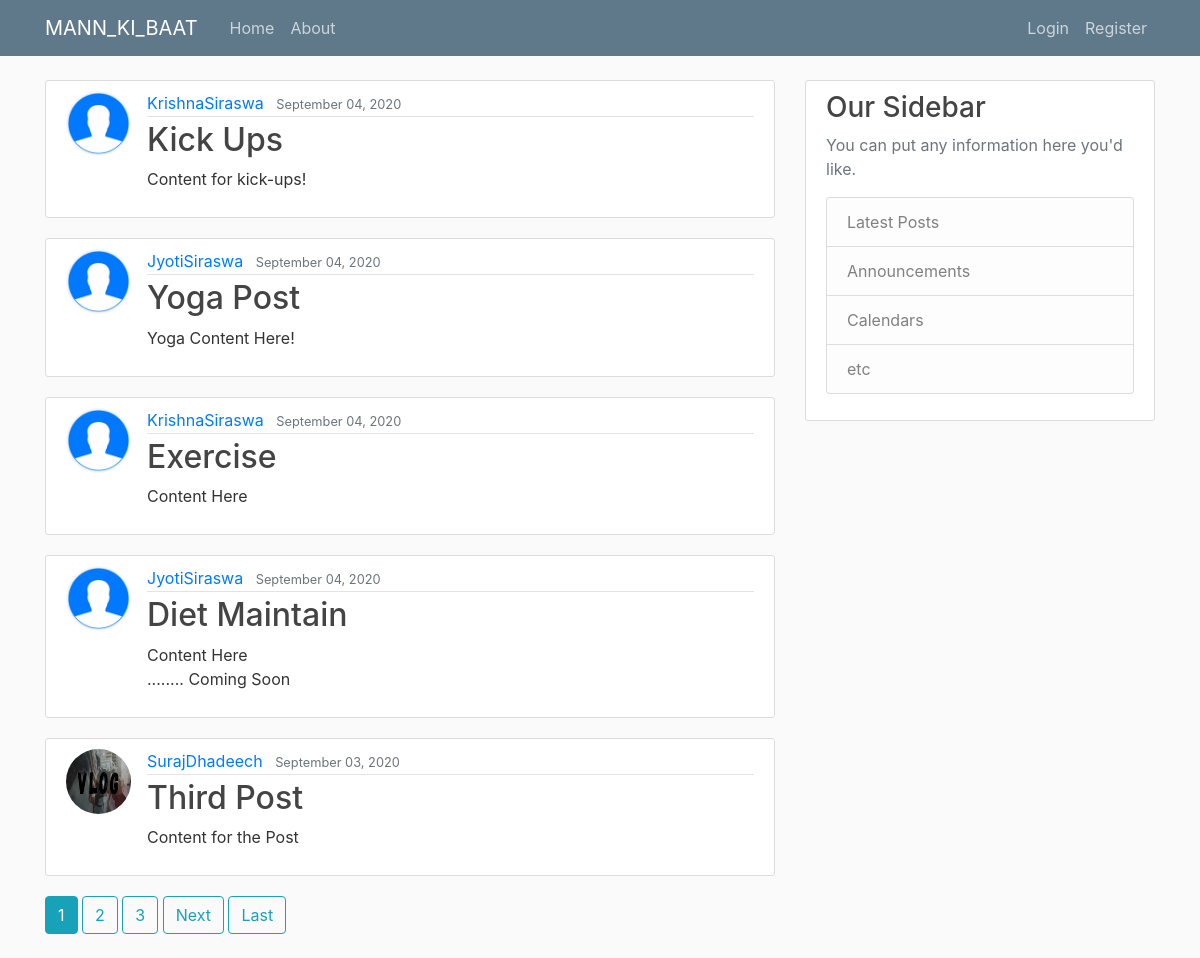
The page / on the database its author committed.
### blog/models.py (models this page shows, shortened)
class Post(models.Model):
    title = models.CharField(max_length=100)
    content = models.TextField()
    date_posted = models.DateTimeField(default=timezone.now)
    author = models.ForeignKey(User, on_delete=models.CASCADE)

### users/models.py (models this page shows, shortened)
class Profile(models.Model):
    user = models.OneToOneField(User, on_delete=models.CASCADE)
    image = models.ImageField(default='default.png', upload_to='profile_pics')

### blog/views.py (the view)
# urls.py: path('', PostListView.as_view(), name='blog-home'),
class PostListView(ListView):
    model = Post
    template_name = 'blog/home.html'  # <app>/<model>_<viewtype>.html
    context_object_name = 'posts'  # By-default name of the variable is : 'object_list'
    ordering = ['-date_posted']  # changing the order of Querying the database.(Means By doing this the latest post will be at the top!)
    paginate_by = 5

### blog/templates/blog/home.html (shortened to what this page needs)
{% extends "blog/base.html" %}
{% block content %}
    {% for post in posts %}
        <article class="media content-section">
          <img class="rounded-circle article-img" src="{{ post.author.profile.image.url }}">
          <div class="media-body">
            <div class="article-metadata">
              <a class="mr-2" href="{% url 'user-posts' post.author.username %}">{{ post.author }}</a>
              <small class="text-muted">{{ post.date_posted|date:"F d, Y" }}</small>
            </div>
            <h2><a class="article-title" href="{% url 'post-detail' post.id %}">{{ post.title }}</a></h2>
            <p class="article-content">{{ post.content }}</p>
          </div>
        </article>
    {% endfor %}
    {% if is_paginated %}
        {% for num in page_obj.paginator.page_range %}
            {% if page_obj.number == num %}
                <a class="btn btn-info mb-4" href="?page={{ num }}">{{ num }}</a>
            {% elif num > page_obj.number|add:'-3' and num < page_obj.number|add:'3' %}
                <a class="btn btn-outline-info mb-4" href="?page={{ num }}">{{ num }}</a>
            {% endif %}
        {% endfor %}
        {% if page_obj.has_next %}
            <a class="btn btn-outline-info mb-4" href="?page={{ page_obj.next_page_number }}">Next</a>
            <a class="btn btn-outline-info mb-4" href="?page={{ page_obj.paginator.num_pages }}">Last</a>
        {% endif %}
    {% endif %}
{% endblock content %}

### blog/templates/blog/base.html (shortened to what this page needs)
{% load static %}
<!DOCTYPE html>
<html lang="en">
<head>
    <link rel="stylesheet" href="https://maxcdn.bootstrapcdn.com/bootstrap/4.0.0/css/bootstrap.min.css">
    <link rel="stylesheet", type="text/css", href="{% static 'blog/main.css' %}">
</head>
<body>
    <header class="site-header">
      <nav class="navbar navbar-expand-md navbar-dark bg-steel fixed-top">
        <div class="container">
          <a class="navbar-brand mr-4" href="{% url 'blog-home' %}">MANN_KI_BAAT</a>
          <div class="collapse navbar-collapse" id="navbarToggle">
            <div class="navbar-nav mr-auto">
              <a class="nav-item nav-link" href="{% url 'blog-home' %}">Home</a>
              <a class="nav-item nav-link" href="{% url 'blog-about' %}">About</a>
            </div>
            <div class="navbar-nav">
                {% if user.is_authenticated %}
                    <a class="nav-item nav-link" href="{% url 'post-create' %}">New Post</a>
                    <a class="nav-item nav-link" href="{% url 'user-profile' %}">Profile</a>
                    <a class="nav-item nav-link" href="{% url 'logout' %}">LogOut</a>
                {% else %}
                    <a class="nav-item nav-link" href="{% url 'login' %}">Login</a>
                    <a class="nav-item nav-link" href="{% url 'register' %}">Register</a>
                {% endif %}
            </div>
          </div>
        </div>
      </nav>
    </header>
    <main role="main" class="container">
      <div class="row">
        <div class="col-md-8">
            {% block content %}{% endblock content %}
        </div>
        <div class="col-md-4">
          <div class="content-section">
            <h3>Our Sidebar</h3>
            <p class='text-muted'>You can put any information here you'd like.
              <ul class="list-group">
                <li class="list-group-item list-group-item-light">Latest Posts</li>
                <li class="list-group-item list-group-item-light">Announcements</li>
                <li class="list-group-item list-group-item-light">Calendars</li>
                <li class="list-group-item list-group-item-light">etc</li>
              </ul>
            </p>
          </div>
        </div>
      </div>
    </main>
</body>
</html>

### blog/static/blog/main.css (style rules this page uses)
body { background: #fafafa; color: #333333; margin-top: 5rem; }
h1, h2, h3, h4, h5, h6 { color: #444444; }
ul { margin: 0; }
.bg-steel { background-color: #5f788a; }
.site-header .navbar-nav .nav-link { color: #cbd5db; }
.content-section { background: #ffffff; padding: 10px 20px; border: 1px solid #dddddd; border-radius: 3px; margin-bottom: 20px; }
.article-title { color: #444444; }
.article-content { white-space: pre-line; }
.article-img { height: 65px; width: 65px; margin-right: 16px; }
.article-metadata { padding-bottom: 1px; margin-bottom: 4px; border-bottom: 1px solid #e3e3e3 }

### rows shown on the page
Post: author.profile.image (placeholder picture), author "KrishnaSiraswa", date_posted "September 04, 2020", title "Kick Ups", content "Content for kick-ups!"
Post: author.profile.image (placeholder picture), author "JyotiSiraswa", date_posted "September 04, 2020", title "Yoga Post", content "Yoga Content Here!"
Post: author.profile.image (placeholder picture), author "KrishnaSiraswa", date_posted "September 04, 2020", title "Exercise", content "Content Here"
Post: author.profile.image (placeholder picture), author "JyotiSiraswa", date_posted "September 04, 2020", title "Diet Maintain", content "Content Here ........ Coming Soon"
Post: author.profile.image (picture), author "SurajDhadeech", date_posted "September 03, 2020", title "Third Post", content "Content for the Post"

### other values the page prints
{{ num }} "1"
{{ num }} "2" "3"
